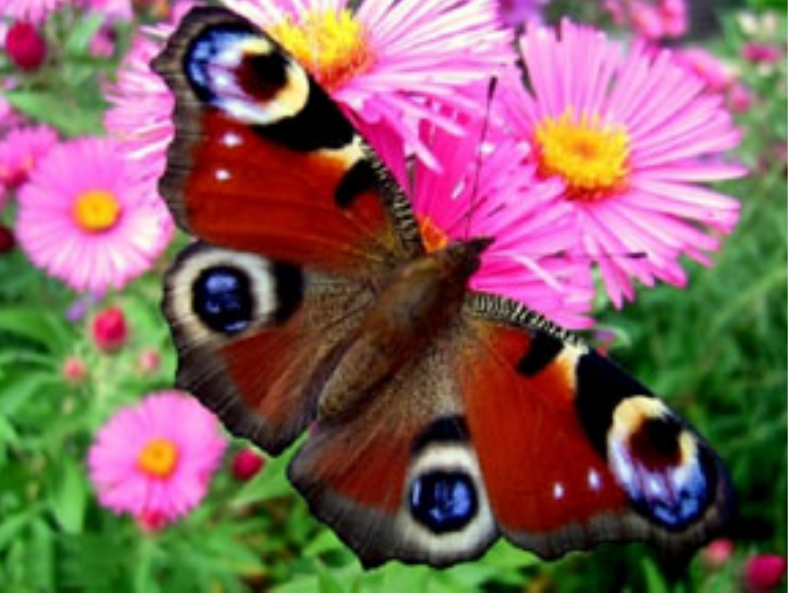
#> input picture butterfly.png, 788 x 594 px
$ python mumfordshah.py butterfly.png   (Python 2 division)
#> lines starting #> are read from the running program, lines starting #| are printed output that depends on the picture
#!/usr/bin/env python
import numpy as np
import cv2
from sklearn.cluster import KMeans

import argparse
from os.path import basename
import os.path
import os

def J1(x, h):
	return np.sum(np.linalg.norm(grad(x,h), axis = 2))

# [105 lines left out: functions chambolle, grad, div, project_balls, project_balls_intersect, not called in this run]

def project_simplex(u):
	(ny, nx, k) = u.shape

	def proj_prob(xv):
		x = np.array(xv)
		if not len(x.shape) == 1:
			return 1.
		D = x.shape[0]
		uv = np.sort(x)[::-1]
		vv = uv + np.array([1./j - np.sum(uv[0:j])/float(j) for j in range(1,D+1)])
		rho = np.max(np.where(vv > 0))
		lmbda = (1 - np.sum(uv[0:rho+1]))/float(rho+1)
		xp = np.maximum(x + lmbda, 0)
		return xp

	#Quite slow........could be parallelized
	for i in range(ny):
		for j in range(nx):
			u[i,j,:] = proj_prob(np.squeeze(u[i,j,:]))
	return u

def mumford(fn_in, l=5):
#> called with fn_in = 'butterfly.png', l = 1
	nc = 16
	#Params from [1]
	theta = 1
	tau = 0.05

	h = 1 			#Not sure this is right...
	L2 = 8/h**2
	sigma = 1/(L2 * tau)

	lmda = l		#Not sure what this should be set to....
	ny = 200

	#Test code
	#fn_in = './black_white_orange.png'
	fn_in = './butterfly.png'

	bn = basename(os.path.splitext(fn_in)[0])
	dr = './progress_frames/'
	if not os.path.exists(dr):
	    os.makedirs(dr)

	#Load image
	img = cv2.imread(fn_in)
#> img is the input picture: shape (594, 788, 3); mean B, G, R 95.5, 96.7, 132.6
	(iny,inx) = img.shape[0:2]
#> iny = 594; inx = 788
	img = cv2.resize(img, (int(inx*(ny/float(iny))), ny))
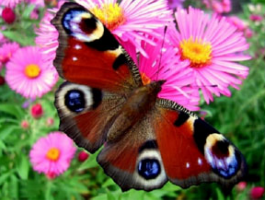
#> img: shape (200, 265, 3); mean B, G, R 94.9, 96.3, 132.1

	#K-means clustering to get colors and for comparison
	ny = img.shape[0]
#> ny = 200
	nx = img.shape[1]
#> nx = 265
	N = nx*ny
#> N = 53000
	X = img.reshape(N, -1, 3).squeeze()
	#Cluster image to get 'mean' clusters
	km = KMeans(n_clusters = nc).fit(X)
	centers = km.cluster_centers_
#> centers = 16 rows, first 8: [67.07, 148.3, 87.13], [231.5, 145.3, 248], [9.75, 10.96, 13.8], [12.79, 23.68, 91.45], [138.8, 114.1, 148], [50.86, 181.7, 245.3], [37.69, 116.1, 53.16], [44.21, 46.41, 60.9]
	cl = km.predict(X).reshape((ny, nx))
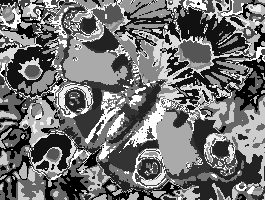
#> cl: shape (200, 265) int32; min 0, max 15, mean 6.68; drawn with min black and max white
	#Paint the image by the clusters
	km_img = np.zeros(img.shape)
	for i in range(ny):
		for j in range(nx):
			km_img[i,j,:] = centers[cl[i,j],:]
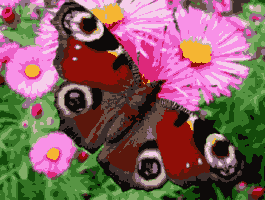
#> km_img: shape (200, 265, 3) float64; mean of channels 0, 1, 2 95, 96.3, 132.1; drawn as B, G, R
	km_img = km_img.astype(np.uint8)
	cv2.imwrite('%s_kmeans.png'%bn, km_img)
	#cv2.waitKey()

	#Generate resolvents and such
	#res_F = project_balls_intersect
	res_F = project_balls
	res_G = project_simplex
	K = lambda x: grad(x, h)
	K_star = lambda x: -div(x, h)
	j_tv = lambda x: J1(x, h)

	#Generate set of images, f_l, that are the error measures for each pixel and
	#each color, c_l, obtained from k-means
	f = np.zeros((ny, nx, nc))
	for c in range(nc):
		for i in range(ny):
			for j in range(nx):
				f[i,j,c] = lmda*(np.linalg.norm(img[i,j,:]-centers[c,:]))**2/2

	#Init u, p
	u = res_G(np.zeros((ny, nx, nc)))
	p = res_F(K(u))

	#Start with a better initial guess based on k-means clustering

	#Test
	#u = np.zeros((ny, nx, nc))
	#p = np.zeros((ny, nx, 2, nc))

	#Run chambolle algorithm
	n_iter = 300
	u_s = chambolle(u, p, tau, sigma, theta, K, K_star, f, res_F, res_G, j_tv, n_iter = n_iter,\
		im_updates = 3, im_out = '%s/%s_MS_lambda_%.02e_niter_%04d'%(dr,bn,l,n_iter), centers = centers)

	# [7 lines of commented-out code are left out]
	ms_img = np.dot(u_s,centers)
	ms_img = ms_img.astype(np.uint8)
	cv2.imwrite('%s_MS_lambda_%.02e_niter_%04d.png'%(bn,l,n_iter), ms_img)
	return ms_img

if __name__ == '__main__':

	usage = """mumfordshah.py [input_image]

###############################
Mumford-Shah image segmentation
###############################

Based on

[1] "A first-order primal-dual algorithm for convex problems with applications to imaging"
Chambolle, Antonin and Pock, Thomas (2011)
Journal of Mathematical Imaging and Vision. 40(1)

Intersection of convex set projection method based on

[2] "A cyclic projection algorithm via duality"
Gaffke, Norbert and Mathar, Rudolf (1989)
Metrika. 36(1)

Unit simplex projection based on

[3] "Projection onto the probability simplex : An efficient algorithm with a
 simple proof and an application"
Wang, Weiran and Miguel, A (2013)
arXiv:1309.1541v1

Ben Lansdell. 2016
"""

	parser = argparse.ArgumentParser()
	#parser.add_argument('fn_in', default='./jellyfish.jpg',
	#	help='input video file, any format readable by OpenCV')
	parser.add_argument('fn_in', default='./butterfly_part.png',
		help='input video file, any format readable by OpenCV')
	parser.add_argument('-lambda', default=1, dest='l', type = float,
		help='Regulaization term. Lower means smoother, higher means closer to image')
	args = parser.parse_args()

	#Set up multiprocessing
	print '===================================================================='
	print 'Chambolle proximal point algorithm for mumford-shah image segmentation'
	print 'Regularization (smaller = smoother): lambda =', args.l
#> (the run stopped early here; a loop or call above may not have finished)
